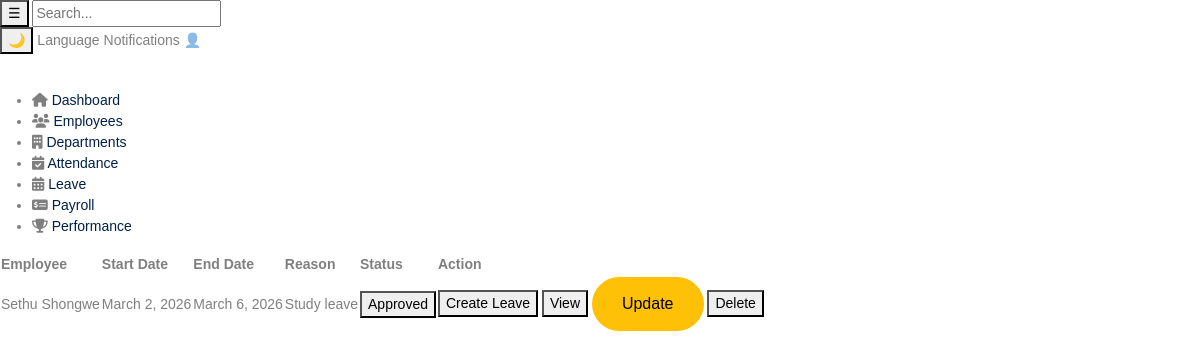
The app's page /hr/leaves/, older data.
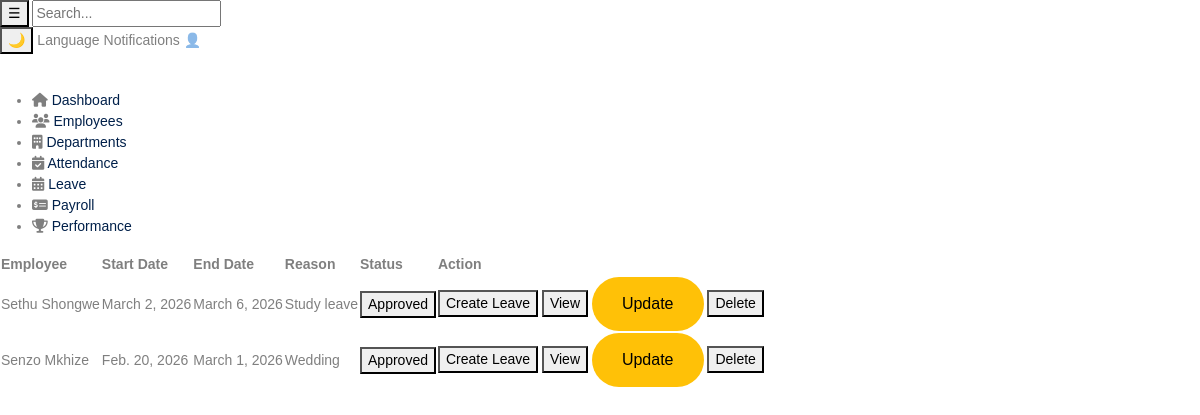
The same page, newer data.
### hr/models.py (models this page shows, shortened)
class Leave(models.Model):
    employee = models.ForeignKey(Employee, on_delete=models.CASCADE)
    start_date = models.DateField()
    end_date = models.DateField()
    reason = models.TextField()
    STATUS_CHOICES = [
        ('Pending', 'Pending'),
        ('Approved', 'Approved'),
        ('Declined', 'Declined'),
    ]
    status = models.CharField(
        max_length=20,
        choices=[
            ('Pending', 'Pending'),
            ('Approved', 'Approved'),
            ('Declined', 'Declined'),
        ],
            default='Pending'
    )

class Employee(models.Model):
    user = models.OneToOneField(User, on_delete=models.CASCADE)
    department = models.ForeignKey(Department, on_delete=models.CASCADE)
    first_name = models.CharField(max_length=50)
    last_name = models.CharField(max_length=50)
    email = models.EmailField(unique=True)
    role = models.ForeignKey(Role, on_delete=models.CASCADE)
    date_joined = models.DateField(auto_now_add=True)
    def __str__(self):
        return f"{self.first_name} {self.last_name}"

### hr/views.py (the view)
# urls.py: path('leaves/', LeaveListView.as_view(), name='leave-list'),
class LeaveListView(View):
    def get(self, request):
        template = loader.get_template('hr/pages/leave.html')
        leaves = Leave.objects.all()
        context = {
            'leaves': leaves
        }
        return HttpResponse(template.render(context, request))

### hr/templates/hr/pages/leave.html (shortened to what this page needs)
{% extends "hr/base/base.html" %}
{% block content %}
<section class="content">
            <table class="attendance-table">
                <thead>
                    <tr>
                        <th>Employee</th>
                        <th>Start Date</th>
                        <th>End Date</th>
                        <th>Reason</th>
                        <th>Status</th>
                        <th>Action</th>
                    </tr>
                </thead>
                <tbody>
                {% for leave in leaves%}
                    <tr>
                        <td>{{leave.employee}}</td>
                        <td>{{leave.start_date}}</td>
                        <td>{{leave.end_date}}</td>
                        <td>{{leave.reason}}</td>
                        <td>
                            {% if leave.status == "Pending" %}
                            <a href="{% url 'leave_create' %}">
                                <button type="button">
                                    Pending
                                </button>
                            </a>
                            {% elif leave.status == "Approved" %}
                            <a href="{% url 'leave_create' %}">
                                <button type="button">
                                    Approved
                                </button>
                            </a>
                            {% elif leave.status == "Declined" %}
                            <a href="{% url 'leave_create' %}">
                                <button type="button">
                                    Declined
                                </button>
                            </a>
                            {% endif %}
                        </td>
                        <td>
                            <a href="{% url 'leave_create' %}">
                                <button type="button">Create Leave</button>
                            </a>
                            <a href="{% url 'leave_detail' leave.id %}">
                                <button type="button">View</button>
                            </a>
                            <a href="{% url 'leave_update' leave.id %}" class="btn btn-warning">
                                Update
                            </a>
                            <form action="{% url 'leave_delete' leave.id %}" method="POST" style="display:inline;">
                                <button type="submit" onclick="return confirm('Are you sure?')">
                                    Delete
                                </button>
                            </form>
                        </td>
                    </tr>
                 {% endfor %}
                </tbody>
            </table>
        </section>
{% endblock %}

Row changes from the older to the newer data that the page shows:
added Leave: employee "Senzo Mkhize", start_date "Feb. 20, 2026", end_date "March 1, 2026", reason "Wedding", status "Approved"
